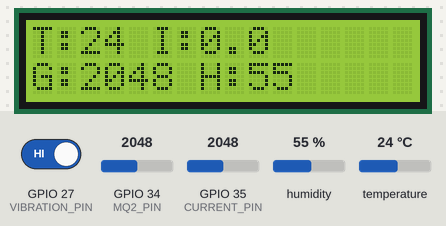
Simulated run of this sketch. Board: ESP32. On the bench: 16×2 character LCD. The inputs (shaded band) are chosen by the test bench; at power-on: GPIO 27 (VIBRATION_PIN) HIGH, GPIO 35 (CURRENT_PIN) = 2048, humidity 55 %, GPIO 34 (MQ2_PIN) = 2048, temperature 24 °C. WiFi joins after 1.5 s; servers stay silent unless stated; no MQTT or app messages arrive unless stated; not simulated (calls return 0 or success): credentials.h; names the files do not define were given values by the test bench: mqtt_port = 1883; what the sketch prints to the serial monitor is not drawn.

Above: at 8.3 s.
8.4 s: GPIO 27 (VIBRATION_PIN) driven LOW
At 10.0 s:
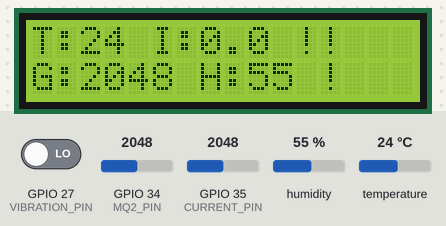
10.7 s: GPIO 35 (CURRENT_PIN) set to 3008
At 12.4 s:
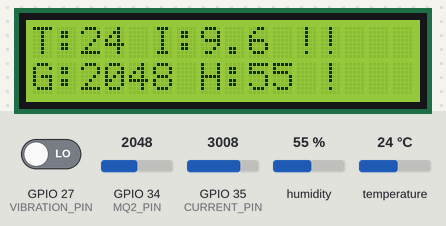
12.7 s: GPIO 35 (CURRENT_PIN) set to 3088
At 14.4 s:
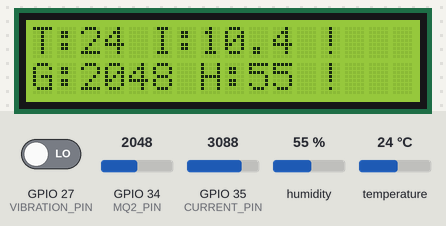
14.7 s: humidity set to 22 %
At 16.4 s:
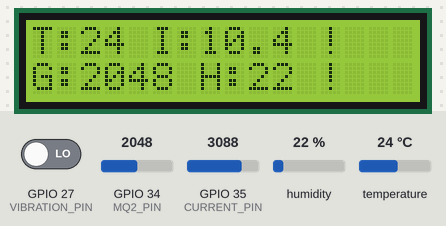
16.7 s: GPIO 34 (MQ2_PIN) set to 2866
At 18.4 s:
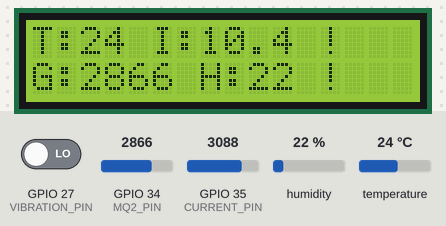
18.7 s: temperature set to 12 °C
At 19.8 s:
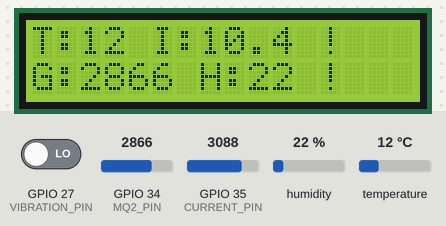
Timing chart, 0 to 21.7 s (numbered marks = the images above; inputs shaded):
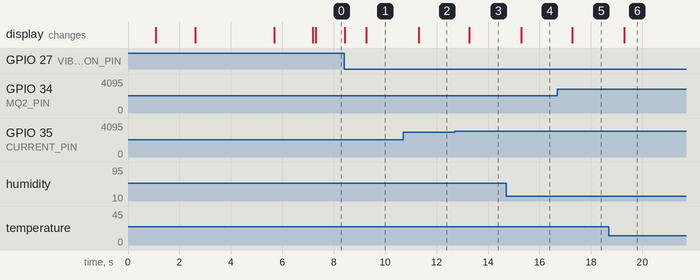

The sketch:

esp32_sensor_client.ino
```cpp
#include <DHT.h>
#include <Wire.h>
#include <WiFi.h>
#include <PubSubClient.h>
#include <hd44780.h>
#include <hd44780ioClass/hd44780_I2Cexp.h>
#include "credentials.h"  // WiFi and MQTT credentials

/* ================= PIN DEFINITIONS ================= */
#define DHTPIN 4
#define DHTTYPE DHT11
#define MQ2_PIN 34
#define VIBRATION_PIN 27
#define CURRENT_PIN 35

unsigned long lastVibrationTime = 0;


/* ================= OBJECTS ================= */
DHT dht(DHTPIN, DHTTYPE);
hd44780_I2Cexp lcd;

WiFiClient espClient;
PubSubClient client(espClient);

/* ================= WIFI & MQTT ================= */
// WiFi and MQTT credentials are now in credentials.h
// This keeps sensitive information out of version control

/* ================= VARIABLES ================= */
unsigned long lastRead = 0;
const unsigned long interval = 2000;

int zeroCurrent = 0;

/* -------- vibration handling -------- */
volatile bool vibrationDetected = false; // 3 sec

/* ================= ISR ================= */
void IRAM_ATTR vibrationISR() {
  vibrationDetected = true;
  lastVibrationTime = millis();
}


/* ================= MQTT RECONNECT ================= */
void reconnectMQTT() {
  while (!client.connected()) {
    Serial.print("Connecting to MQTT...");
    if (client.connect("ESP32_Vimal_Node")) {
      Serial.println(" connected");
    } else {
      Serial.print(" failed rc=");
      Serial.println(client.state());
      delay(2000);
    }
  }
}

/* ================= SETUP ================= */
void setup() {

  Serial.begin(9600);
  delay(1000);

  int status = lcd.begin(16, 2);
  if (status) {
    Serial.println("LCD init failed");
    while (1);
  }

  lcd.backlight();
  lcd.print("Connecting WiFi");

  WiFi.begin(ssid, password);
  while (WiFi.status() != WL_CONNECTED) {
    delay(500);
    Serial.print(".");
  }

  lcd.clear();
  lcd.print("WiFi Connected");

  Serial.println("\nWiFi connected");
  Serial.print("ESP32 IP: ");
  Serial.println(WiFi.localIP());

  client.setServer(mqtt_server, mqtt_port);

  dht.begin();

  pinMode(VIBRATION_PIN, INPUT);
  attachInterrupt(digitalPinToInterrupt(VIBRATION_PIN), vibrationISR, FALLING);

  lcd.clear();
  lcd.print("Calibrating...");
  delay(2000);

  long sum = 0;
  for (int i = 0; i < 500; i++) {
    sum += analogRead(CURRENT_PIN);
    delay(2);
  }
  zeroCurrent = sum / 500;

  lcd.clear();
  lcd.print("System Ready");
  delay(1500);
  lcd.clear();
}

/* ================= LOOP ================= */
void loop() {

  if (!client.connected()) {
    reconnectMQTT();
  }
  client.loop();

  /* -------- ALERT MODE -------- */
  if (millis() - lastVibrationTime < 500) {

  lcd.setCursor(0, 0);
  lcd.print("!!! ALERT !!!   ");
  lcd.setCursor(0, 1);
  lcd.print("VIBRATION !!!   ");
  return;
}

  /* -------- NORMAL MODE -------- */
  if (millis() - lastRead >= interval) {
    lastRead = millis();

    float temp = dht.readTemperature();
    float hum  = dht.readHumidity();
    int gasVal = analogRead(MQ2_PIN);

    int currentRaw = analogRead(CURRENT_PIN);
    float current = (currentRaw - zeroCurrent) * 0.01;
    if (current < 0) current = 0;

    int vib = vibrationDetected ? 1 : 0;
    vibrationDetected = false;

    String payload = "{";
    payload += "\"temperature\":" + String(temp) + ",";
    payload += "\"humidity\":" + String(hum) + ",";
    payload += "\"gas\":" + String(gasVal) + ",";
    payload += "\"vibration\":" + String(vib) + ",";
    payload += "\"current\":" + String(current, 2);
    payload += "}";

    client.publish("iot/esp32/test", payload.c_str());
    Serial.println(payload);

    lcd.setCursor(0, 0);
    lcd.print("T:");
    lcd.print((int)temp);
    lcd.print(" I:");
    lcd.print(current, 1);
    lcd.print(" ");

    lcd.setCursor(0, 1);
    lcd.print("G:");
    lcd.print(gasVal);
    lcd.print(" H:");
    lcd.print((int)hum);
    lcd.print(" ");
  }
}
```

Measured:
- the behaviour switches between 3043 and 3044 on GPIO 35 (CURRENT_PIN) (found by bisection; images 2 and 3)
- after the input at 8.4 s, the display: first changes at once (image 1 shows a later state)
- after the input at 10.7 s, the display: changes after 0.60 s (image 2)
- after the input at 12.7 s, the display: changes after 0.58 s (image 3)
- after the input at 14.7 s, the display: changes after 0.60 s (image 4)
- after the input at 16.7 s, the display: changes after 0.58 s (image 5)
- after the input at 18.7 s, the display: changes after 0.60 s (image 6)
